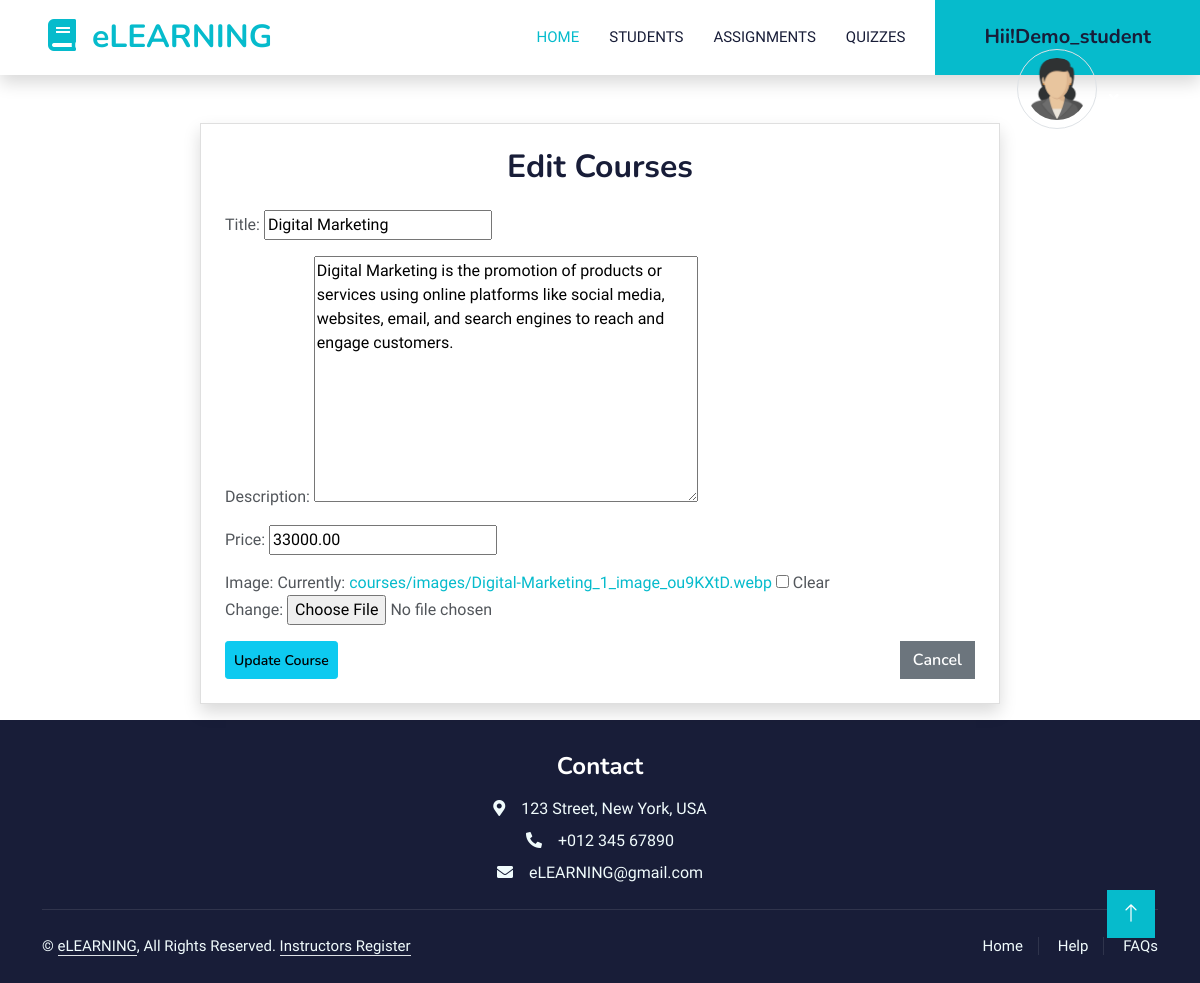
Page /update/13/ (signed in) on the committed database.
### accounts_app/models.py (models this page shows, shortened)
class CustomUser(AbstractUser):
    USER_TYPE_CHOICES = (
        ('student', 'Student'),
        ('instructor', 'Instructor'),
    )
    user_type = models.CharField(max_length=10, choices=USER_TYPE_CHOICES, default='student')
    bio = models.TextField(blank=True, null=True)
    profile_picture = models.ImageField(upload_to='profile_pics/', blank=True, null=True)
    @property
    def get_profile_picture_url(self):
        if self.profile_picture:
            return self.profile_picture.url
        else:
            return '/static/default-profile.png'  # a default image if user has no profile picture

### courses_app/models.py (models this page shows, shortened)
class Course(models.Model):
    title = models.CharField(max_length=255)
    description = models.TextField()
    instructor = models.ForeignKey(CustomUser, on_delete=models.CASCADE, limit_choices_to={'user_type': 'instructor'})
    price = models.DecimalField(max_digits=7, decimal_places=2, null=True, blank=True)
    created_at = models.DateTimeField(auto_now_add=True)
    updated_at = models.DateTimeField(auto_now=True)
    image = models.ImageField(upload_to='courses/images/', null=True, blank=True)

### courses_app/views.py (the view)
# urls.py: path('update/<int:pk>/', views.update_course, name='update_course'),
@login_required
def update_course(request, pk):
    course = get_object_or_404(Course, pk=pk)
    if request.method == "POST":
        form = CourseForm(request.POST, request.FILES, instance=course)
        if form.is_valid():
            form.save()
            return redirect('instructors_dashboard')
    else:
        form = CourseForm(instance=course)
    return render(request, 'instructors_app/update_course.html', {'form': form})

### courses_app/forms.py
class CourseForm(forms.ModelForm):
    class Meta:
        model = Course
        fields = ['title', 'description', 'price', 'image']

### instructors_app/templates/instructors_app/update_course.html (shortened to what this page needs)
<!DOCTYPE html>
<html lang="en">
{% extends 'courses_app/layout.html' %}
{% block navbar %}
{% include "instructors_app/includes/instructor_navbar.html" %}
{% endblock %}
{% block content %}
<div class="container mt-5 d-flex justify-content-center">
    <div class="card p-4 shadow" style="width: 800px;">
        <h2 class="text-center mb-4">Edit Courses</h2>
        <form method="post" enctype="multipart/form-data">
            {{ form.as_p }}
            <div class="d-flex justify-content-between">
                <button type="submit" class="btn btn-info btn-sm">Update Course</button>
                <a href="{% url 'instructors_dashboard' %}" class="btn btn-secondary">Cancel</a>
            </div>
        </form>
    </div>
    </div>
{% endblock %}

### instructors_app/templates/instructors_app/includes/instructor_navbar.html (shortened to what this page needs)
<div class="navbar-nav ms-auto p-4 p-lg-0">
    <a href="{% url 'instructors_dashboard' %}" class="nav-item nav-link active">Home</a>
    <a href="{% url 'instructor_student_list' %}" class="nav-item nav-link">Students</a>
    <a href="{% url 'assignment_list' %}" class="nav-item nav-link">Assignments</a>
    <a href="{% url 'quiz_list' %}" class="nav-item nav-link">Quizzes</a>
</div>
<div class="dropdown">
    <a href="#" class="btn btn-primary py-4 px-lg-5 d-none d-lg-block dropdown-toggle"
       id="profileDropdown" data-bs-toggle="dropdown" data-bs-popper="none" aria-expanded="false">
        <h5 class="mb-0">Hii!{{ user.username }}</h5>
        <img class="border rounded-circle p-2 mx-auto mb-3" src="{{ user.get_profile_picture_url }}" style="width: 80px; height: 80px;">
    </a>
</div>

### courses_app/static/css/style.css (style rules this page uses)
:root { --primary: #06BBCC; --light: #F0FBFC; --dark: #181d38; }
.btn { font-family: 'Nunito', sans-serif; font-weight: 600; transition: .5s; }
.btn.btn-primary, .btn.btn-secondary { color: #FFFFFF; }
.navbar .dropdown-toggle::after { border: none; content: "\f107"; font-family: "Font Awesome 5 Free"; font-weight: 900; vertical-align: middle; margin-left: 8px; }
.navbar-light .navbar-nav .nav-link { margin-right: 30px; padding: 25px 0; color: #FFFFFF; font-size: 15px; text-transform: uppercase; outline: none; }
.navbar-light .navbar-nav .nav-link:hover, .navbar-light .navbar-nav .nav-link.active { color: var(--primary); }
.navbar-light .navbar-brand, .navbar-light a.btn { height: 75px; }
.navbar-light .navbar-nav .nav-link { color: var(--dark); font-weight: 500; }

### rows in the picture
CustomUser: username "Demo_student", get_profile_picture_url (picture)
Course: title "Digital Marketing", description "Digital Marketing is the promotion of products or services using online platforms like social media, websites, email, and search engines to reach and engage customers.", price "33000.00"
